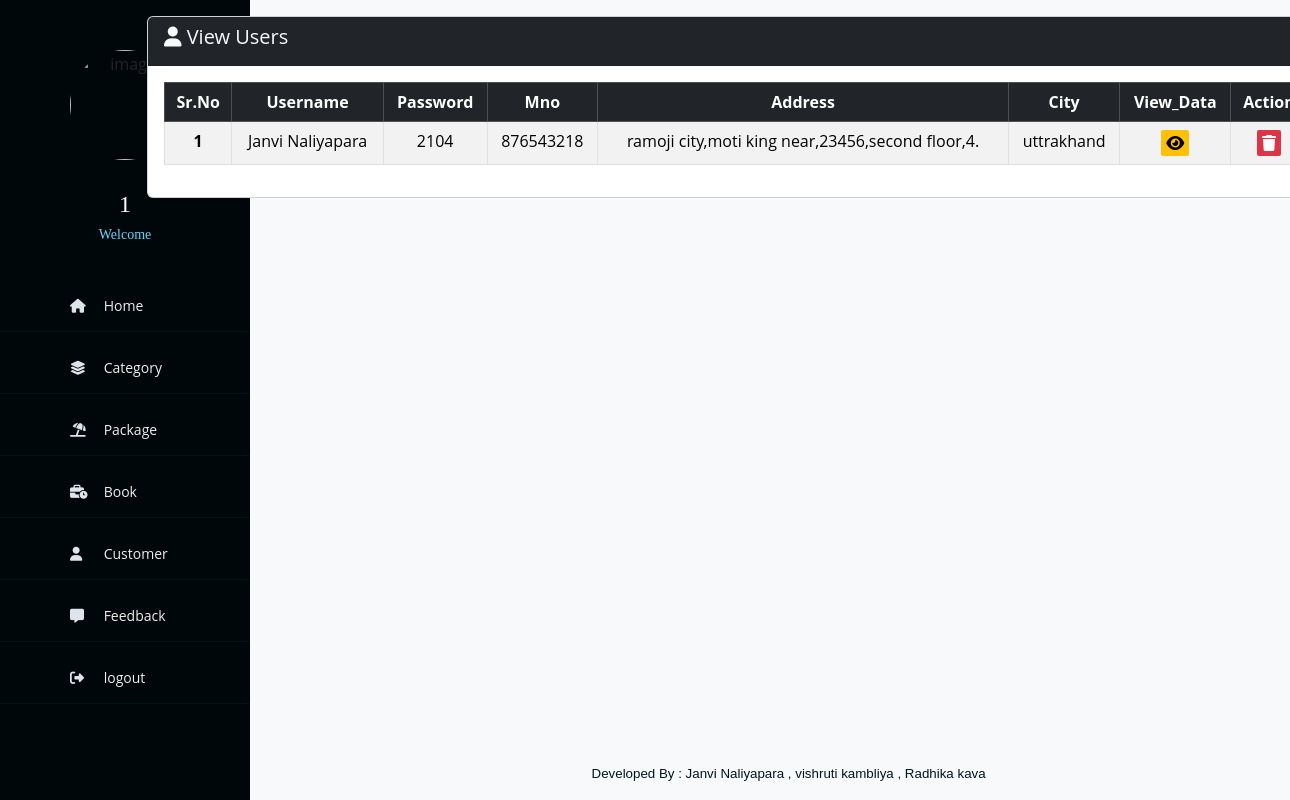
Page /Admin/Manage_users.php (signed in) on the committed database.
### tables this page shows
CREATE TABLE `user_info` (
  `u_id` int(5) NOT NULL,
  `username` varchar(50) NOT NULL,
  `password` varchar(20) NOT NULL,
  `mno` int(10) NOT NULL,
  `address` varchar(100) NOT NULL,
  `city` varchar(50) NOT NULL
);

### Admin/Manage_users.php (the view, shortened to what this page needs)
<link rel="stylesheet" href="Style.css" type="text/css">
<link rel="stylesheet" href="https://cdnjs.cloudflare.com/ajax/libs/font-awesome/6.6.0/css/all.min.css">
<?php
 include('Header.php');
?>
<body class="bg-light">
<div class="container mt-3">
    <div class="row justify-content-center">
      <div class="col-md-8">
    <div class="card">
<div class="card-header bg-dark text-light">
    <h5><i class="fa-solid fa-user"></i> View Users</h5>
</div>
<div class="card-body">
<table class="table table-striped table-bordered text-center" >
  <thead class="table-dark ">
    <tr>
      <th scope="col">Sr.No</th>
      <th scope="col">Username</th>
      <th scope="col">Password</th>
      <th scope="col">Mno</th>
      <th scope="col">Address</th>
      <th scope="col">City</th>
      <th scope="col">View_Data</th>
      <th scope="col">Action</th>
    </tr>
  </thead>
  <tbody>
  <?php
  include("connection.php");
  $query = "SELECT * FROM `user_info`";
 $result = mysqli_query($db, $query);
 $i=1;
 while ($data = mysqli_fetch_array($result))
 {
  echo<<<product
  <tr>
  <th scope="col">$i</th>
  <td>$data[username]</td>
  <td>$data[password]</td>
  <td>$data[mno]</td>
  <td>$data[address]</td>
  <td>$data[city]</td>
  <td><a href="?view=$data[u_id]" class="btn btn-warning"><i class="fa-solid fa-eye"></i></a></td>
  <td><a href='Delete_users.php?id=$data[u_id]' onclick='return confirm("Are you sure Want To Delete User?")' class="btn btn-danger"><i class="fa-solid fa-trash"></i></a></td>
  </td>
  </tr>
product;
$i++;
 }
  ?>
  </tbody>
</table>
</div>
</div>
</div>
</div>
</div>
<?php
 include('Footer.php')
?>

### Admin/Style.css (style rules this page uses)
* { list-style: none; text-decoration: none; margin: 0; padding: 0; box-sizing: border-box; font-family: Open Sans, sans-serif; }
body { background: url("p1.jpg"); background-position: center; background-size: cover; background-repeat: no-repeat; background-attachment: fixed; }

### Admin/Manage_users.php (style rules this page uses)
.card { left: -130px; width: 160%; }
.card-body { justify-content: space-between; align-items: center; }
td a:nth-child(1) { outline: none; border: none; border-radius: 2px; padding: 5px; }
td { text-align: center; }
thead { text-align: center; }

### rows in the picture
user_info: username "Janvi Naliyapara", password "2104", mno "876543218", address "ramoji city,moti king near,23456,second floor,4.", city "uttrakhand"

### other values in the picture
$_SESSION['id'] "1"
